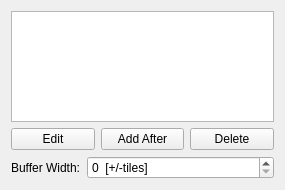
<?xml version="1.0" encoding="UTF-8"?>
<ui version="4.0">
 <class>LineWidget</class>
 <widget class="QWidget" name="LineWidget">
  <property name="geometry">
   <rect>
    <x>0</x>
    <y>0</y>
    <width>285</width>
    <height>190</height>
   </rect>
  </property>
  <property name="windowTitle">
   <string>Form</string>
  </property>
  <layout class="QVBoxLayout" name="verticalLayout">
   <item>
    <widget class="QTableView" name="tableView">
     <property name="editTriggers">
      <set>QAbstractItemView::NoEditTriggers</set>
     </property>
     <property name="selectionMode">
      <enum>QAbstractItemView::SingleSelection</enum>
     </property>
     <property name="selectionBehavior">
      <enum>QAbstractItemView::SelectRows</enum>
     </property>
     <attribute name="horizontalHeaderStretchLastSection">
      <bool>true</bool>
     </attribute>
    </widget>
   </item>
   <item>
    <layout class="QHBoxLayout" name="horizontalLayout">
     <item>
      <widget class="QPushButton" name="editBtn">
       <property name="text">
        <string>Edit</string>
       </property>
      </widget>
     </item>
     <item>
      <widget class="QPushButton" name="addAfterBtn">
       <property name="text">
        <string>Add After</string>
       </property>
      </widget>
     </item>
     <item>
      <widget class="QPushButton" name="deleteBtn">
       <property name="text">
        <string>Delete</string>
       </property>
      </widget>
     </item>
    </layout>
   </item>
   <item>
    <layout class="QHBoxLayout" name="horizontalLayout_2" stretch="0,1">
     <item>
      <widget class="QLabel" name="label">
       <property name="text">
        <string>Buffer Width:</string>
       </property>
      </widget>
     </item>
     <item>
      <widget class="QSpinBox" name="bufferWidth">
       <property name="suffix">
        <string>  [+/-tiles]</string>
       </property>
       <property name="maximum">
        <number>9999</number>
       </property>
      </widget>
     </item>
    </layout>
   </item>
  </layout>
 </widget>
 <resources/>
 <connections/>
</ui>
